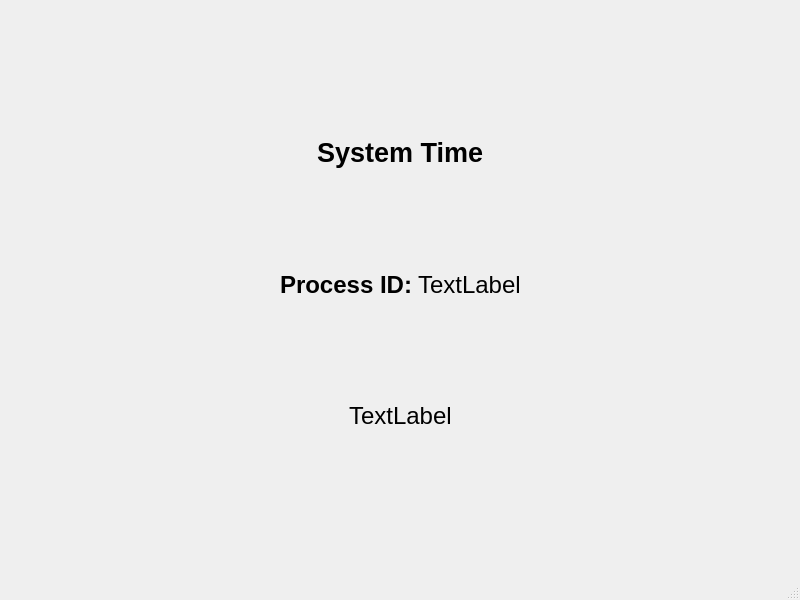
<?xml version="1.0" encoding="UTF-8"?>
<ui version="4.0">
 <class>MainWindow</class>
 <widget class="QMainWindow" name="MainWindow">
  <property name="geometry">
   <rect>
    <x>0</x>
    <y>0</y>
    <width>800</width>
    <height>600</height>
   </rect>
  </property>
  <property name="font">
   <font>
    <pointsize>18</pointsize>
   </font>
  </property>
  <property name="windowTitle">
   <string>MainWindow</string>
  </property>
  <widget class="QWidget" name="centralwidget">
   <layout class="QVBoxLayout" name="verticalLayout">
    <item>
     <spacer name="verticalSpacer">
      <property name="orientation">
       <enum>Qt::Vertical</enum>
      </property>
      <property name="sizeHint" stdset="0">
       <size>
        <width>20</width>
        <height>128</height>
       </size>
      </property>
     </spacer>
    </item>
    <item>
     <layout class="QHBoxLayout" name="horizontalLayout">
      <item>
       <spacer name="horizontalSpacer">
        <property name="orientation">
         <enum>Qt::Horizontal</enum>
        </property>
        <property name="sizeHint" stdset="0">
         <size>
          <width>40</width>
          <height>20</height>
         </size>
        </property>
       </spacer>
      </item>
      <item>
       <widget class="QLabel" name="label">
        <property name="font">
         <font>
          <pointsize>20</pointsize>
          <weight>75</weight>
          <bold>true</bold>
         </font>
        </property>
        <property name="text">
         <string>System Time</string>
        </property>
       </widget>
      </item>
      <item>
       <spacer name="horizontalSpacer_2">
        <property name="orientation">
         <enum>Qt::Horizontal</enum>
        </property>
        <property name="sizeHint" stdset="0">
         <size>
          <width>40</width>
          <height>20</height>
         </size>
        </property>
       </spacer>
      </item>
     </layout>
    </item>
    <item>
     <spacer name="verticalSpacer_2">
      <property name="orientation">
       <enum>Qt::Vertical</enum>
      </property>
      <property name="sizeHint" stdset="0">
       <size>
        <width>20</width>
        <height>78</height>
       </size>
      </property>
     </spacer>
    </item>
    <item>
     <layout class="QHBoxLayout" name="horizontalLayout_3">
      <item>
       <spacer name="horizontalSpacer_5">
        <property name="orientation">
         <enum>Qt::Horizontal</enum>
        </property>
        <property name="sizeHint" stdset="0">
         <size>
          <width>40</width>
          <height>20</height>
         </size>
        </property>
       </spacer>
      </item>
      <item>
       <widget class="QLabel" name="label_2">
        <property name="font">
         <font>
          <pointsize>18</pointsize>
          <weight>75</weight>
          <bold>true</bold>
         </font>
        </property>
        <property name="text">
         <string>Process ID:</string>
        </property>
       </widget>
      </item>
      <item>
       <widget class="QLabel" name="time_pid">
        <property name="text">
         <string>TextLabel</string>
        </property>
       </widget>
      </item>
      <item>
       <spacer name="horizontalSpacer_6">
        <property name="orientation">
         <enum>Qt::Horizontal</enum>
        </property>
        <property name="sizeHint" stdset="0">
         <size>
          <width>40</width>
          <height>20</height>
         </size>
        </property>
       </spacer>
      </item>
     </layout>
    </item>
    <item>
     <spacer name="verticalSpacer_4">
      <property name="orientation">
       <enum>Qt::Vertical</enum>
      </property>
      <property name="sizeHint" stdset="0">
       <size>
        <width>20</width>
        <height>40</height>
       </size>
      </property>
     </spacer>
    </item>
    <item>
     <layout class="QHBoxLayout" name="horizontalLayout_2">
      <item>
       <spacer name="horizontalSpacer_3">
        <property name="orientation">
         <enum>Qt::Horizontal</enum>
        </property>
        <property name="sizeHint" stdset="0">
         <size>
          <width>40</width>
          <height>20</height>
         </size>
        </property>
       </spacer>
      </item>
      <item>
       <widget class="QLabel" name="time">
        <property name="font">
         <font>
          <pointsize>18</pointsize>
         </font>
        </property>
        <property name="text">
         <string>TextLabel</string>
        </property>
       </widget>
      </item>
      <item>
       <spacer name="horizontalSpacer_4">
        <property name="orientation">
         <enum>Qt::Horizontal</enum>
        </property>
        <property name="sizeHint" stdset="0">
         <size>
          <width>40</width>
          <height>20</height>
         </size>
        </property>
       </spacer>
      </item>
     </layout>
    </item>
    <item>
     <spacer name="verticalSpacer_3">
      <property name="orientation">
       <enum>Qt::Vertical</enum>
      </property>
      <property name="sizeHint" stdset="0">
       <size>
        <width>20</width>
        <height>128</height>
       </size>
      </property>
     </spacer>
    </item>
   </layout>
  </widget>
  <widget class="QMenuBar" name="menubar">
   <property name="geometry">
    <rect>
     <x>0</x>
     <y>0</y>
     <width>800</width>
     <height>33</height>
    </rect>
   </property>
  </widget>
  <widget class="QStatusBar" name="statusbar"/>
 </widget>
 <resources/>
 <connections/>
</ui>
